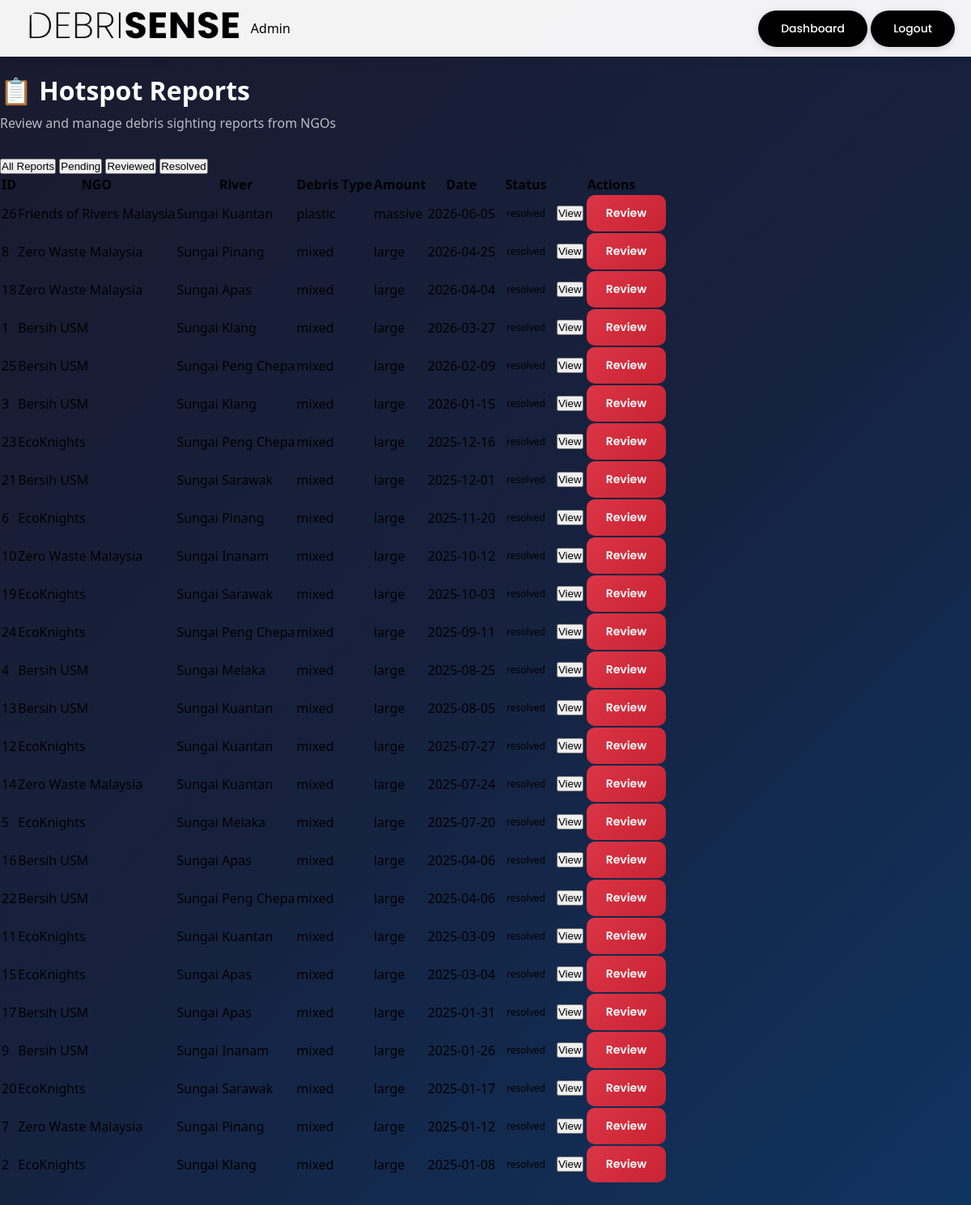
Page /admin/reports (signed in) on the committed database.
### models.py (models this page shows, shortened)
class HotspotReport(db.Model):
    __tablename__ = 'hotspot_reports'
    id = db.Column(db.Integer, primary_key=True)
    user_id = db.Column(db.Integer, db.ForeignKey('users.id'), nullable=True) # NGO User
    river_id = db.Column(db.Integer, db.ForeignKey('rivers.id'), nullable=False)
    debris_type = db.Column(db.String(50), nullable=False)  # plastic, organic, household, industrial, mixed
    estimated_amount = db.Column(db.String(50), nullable=False)  # small, medium, large, massive
    plastic_amount = db.Column(db.Float, nullable=True, default=0.0)
    organic_amount = db.Column(db.Float, nullable=True, default=0.0)
    household_amount = db.Column(db.Float, nullable=True, default=0.0)
    industrial_amount = db.Column(db.Float, nullable=True, default=0.0)
    others_amount = db.Column(db.Float, nullable=True, default=0.0)
    snapshot_rainfall = db.Column(db.Float, nullable=True)
    snapshot_wind_speed = db.Column(db.Float, nullable=True)
    snapshot_tide_level = db.Column(db.Float, nullable=True)
    snapshot_water_flow = db.Column(db.Float, nullable=True)
    snapshot_estimated_payload = db.Column(db.Float, nullable=True)
    description = db.Column(db.Text, nullable=True)
    photo = db.Column(db.String(255), nullable=True)
    latitude = db.Column(db.Float, nullable=True)
    longitude = db.Column(db.Float, nullable=True)
    status = db.Column(db.String(20), default='pending')  # pending, reviewed, resolved
    admin_notes = db.Column(db.Text, nullable=True)
    reviewed_by = db.Column(db.Integer, db.ForeignKey('admins.id'), nullable=True)
    reviewed_at = db.Column(db.DateTime, nullable=True)
    reported_at = db.Column(db.DateTime, default=datetime.utcnow)
    sighting_date = db.Column(db.DateTime, nullable=True)
    user = db.relationship('User', backref=db.backref('hotspot_reports', lazy='dynamic'))
    river = db.relationship('River', backref=db.backref('reports', lazy='dynamic'))

class User(UserMixin, db.Model):
    __tablename__ = 'users'
    id = db.Column(db.Integer, primary_key=True)
    email = db.Column(db.String(150), unique=True, nullable=False, index=True)
    password_hash = db.Column(db.String(256), nullable=False)
    ngo_name = db.Column(db.String(150), nullable=False)
    phone = db.Column(db.String(20), nullable=True)
    address = db.Column(db.Text, nullable=True)
    profile_image = db.Column(db.String(255), nullable=True, default='default_profile.png')
    is_active = db.Column(db.Boolean, default=True)
    is_verified = db.Column(db.Boolean, default=False)
    created_at = db.Column(db.DateTime, default=datetime.utcnow)
    updated_at = db.Column(db.DateTime, default=datetime.utcnow, onupdate=datetime.utcnow)

class River(db.Model):
    __tablename__ = 'rivers'
    id = db.Column(db.Integer, primary_key=True)
    name = db.Column(db.String(150), nullable=False)
    latitude = db.Column(db.Float, nullable=False)
    longitude = db.Column(db.Float, nullable=False)
    info = db.Column(db.Text, nullable=True)
    image = db.Column(db.String(255), nullable=True)
    admin_id = db.Column(db.Integer, db.ForeignKey('admins.id'), nullable=True)
    date_added = db.Column(db.DateTime, default=datetime.utcnow)
    is_active = db.Column(db.Boolean, default=True)
    state = db.Column(db.String(100), nullable=True)  # Malaysian state
    district = db.Column(db.String(100), nullable=True)
    land_use = db.Column(db.String(50), nullable=True, default='urban')

### app.py (the view)
@app.route('/admin/reports')
@admin_required
def admin_reports():
    reports = HotspotReport.query.order_by(HotspotReport.reported_at.desc()).all()
    return render_template('admin_reports.html', reports=reports, admin=current_user)

### app.py (called while the page is built)
@login_manager.user_loader
def load_user(user_id):
    if user_id.startswith('admin_'):
        admin_id = int(user_id.replace('admin_', ''))
        return Admin.query.get(admin_id)
    elif user_id.startswith('user_'):
        ngo_id = int(user_id.replace('user_', ''))
        return User.query.get(ngo_id)
    return None

def admin_required(f):
    @wraps(f)
    def decorated_function(*args, **kwargs):
        if not current_user.is_authenticated:
            if request.path.startswith('/api/'):
                return jsonify({'success': False, 'error': 'Authentication required'}), 401
            flash('Please log in as admin to access this page.', 'warning')
            return redirect(url_for('admin_login'))
        if not isinstance(current_user, Admin):
            if request.path.startswith('/api/'):
                return jsonify({'success': False, 'error': 'Access denied. Admin privileges required.'}), 403
            flash('Access denied. Admin privileges required.', 'error')
            return redirect(url_for('index'))
        return f(*args, **kwargs)
    return decorated_function

### templates/admin_reports.html (shortened to what this page needs)
<!DOCTYPE html>
<html lang="en">
<head>
    <link rel="stylesheet" href="{{ url_for('static', filename='css/style.css') }}">
    <link rel="stylesheet" href="{{ url_for('static', filename='css/admin_pages.css') }}">
</head>
<body class="admin-page">
    <nav class="navbar">
        <div class="navbar-container">
            <div class="navbar-logo">
                <a href="{{ url_for('admin_dashboard') }}">
                    <img src="{{ url_for('static', filename='img/debrisenseLogo.png') }}" alt="DebriSense Logo">
                </a>
                <span class="admin-badge">Admin</span>
            </div>
            <div class="navbar-actions">
                <a href="{{ url_for('admin_dashboard') }}" class="navbar-btn">Dashboard</a>
                <a href="{{ url_for('admin_logout') }}" class="navbar-btn logout-btn">Logout</a>
            </div>
        </div>
    </nav>
    <div class="admin-content">
        <div class="page-header">
            <h1>📋 Hotspot Reports</h1>
            <p>Review and manage debris sighting reports from NGOs</p>
        </div>
        <div class="filter-tabs">
            <button class="filter-tab active" data-status="all">All Reports</button>
            <button class="filter-tab" data-status="pending">Pending</button>
            <button class="filter-tab" data-status="reviewed">Reviewed</button>
            <button class="filter-tab" data-status="resolved">Resolved</button>
        </div>
        <div class="table-container">
            <table class="data-table">
                <thead>
                    <tr>
                        <th>ID</th>
                        <th>NGO</th>
                        <th>River</th>
                        <th>Debris Type</th>
                        <th>Amount</th>
                        <th>Date</th>
                        <th>Status</th>
                        <th>Actions</th>
                    </tr>
                </thead>
                <tbody id="reports-tbody">
                    {% for report in reports %}
                    <tr data-status="{{ report.status }}">
                        <td>{{ report.id }}</td>
                        <td>{{ report.user.ngo_name if report.user else 'Unknown' }}</td>
                        <td>{{ report.river.name if report.river else 'Unknown' }}</td>
                        <td>{{ report.debris_type }}</td>
                        <td>{{ report.estimated_amount }}</td>
                        <td>{{ report.reported_at.strftime('%Y-%m-%d') if report.reported_at else '' }}</td>
                        <td>
                            <span class="status-badge status-{{ report.status }}">{{ report.status }}</span>
                        </td>
                        <td>
                            <button class="btn-action" onclick="viewReport({{ report.id }})">View</button>
                            <button class="btn-action btn-primary" onclick="reviewReport({{ report.id }})">Review</button>
                        </td>
                    </tr>
                    {% endfor %}
                </tbody>
            </table>
        </div>
    </div>
</body>
</html>

### static/css/style.css (style rules this page uses)
* { margin: 0; padding: 0; box-sizing: border-box; }
html, body { min-height: 100%; width: 100%; font-family: 'Segoe UI', Tahoma, Geneva, Verdana, sans-serif; overflow-x: hidden; }
html:not(:has(#map)), body:not(:has(#map)) { overflow-y: auto; }
.navbar { position: fixed; top: 0; left: 0; width: 100%; height: 70px; background: rgba(255, 255, 255, 0.95); box-shadow: 0 2px 10px rgba(0, 0, 0, 0.1); z-index: 1000; -webkit-backdrop-filter: blur(10px); backdrop-filter: blur(10px); }
.navbar-container { display: flex; align-items: center; justify-content: space-between; height: 100%; padding: 0 20px; max-width: 100%; }
.navbar-logo { display: flex; align-items: center; }
.navbar-logo img { height: 50px; width: auto; object-fit: contain; }
.navbar-btn { background-color: #000000; color: #ffffff; font-family: 'Poppins', sans-serif; font-size: 14px; font-weight: 500; padding: 12px 28px; border: none; border-radius: 50px; cursor: pointer; transition: all 0.3s ease; box-shadow: 0 2px 8px rgba(0, 0, 0, 0.15); text-decoration: none; display: inline-flex; align-items: center; justify-content: center; }

### static/css/admin_pages.css (style rules this page uses)
.admin-page { background: linear-gradient(135deg, #1a1a2e 0%, #16213e 50%, #0f3460 100%); min-height: 100vh; }
.admin-content { padding-top: 90px; padding-bottom: 40px; }
.page-header { margin-bottom: 30px; }
.page-header h1 { font-size: 32px; font-weight: 700; color: white; margin-bottom: 8px; }
.page-header p { color: rgba(255, 255, 255, 0.7); font-size: 16px; }
.status-badge { display: inline-block; padding: 4px 12px; border-radius: 20px; font-size: 12px; font-weight: 500; }
.btn-primary { display: inline-flex; align-items: center; gap: 8px; background: linear-gradient(135deg, #dc3545 0%, #c82333 100%); color: white; border: none; padding: 12px 24px; border-radius: 10px; font-size: 14px; font-weight: 600; cursor: pointer; text-decoration: none; transition: transform 0.3s ease, box-shadow 0.3s ease; font-family: 'Poppins', sans-serif; }

### rows in the picture
HotspotReport: id "26", user "Friends of Rivers Malaysia", river "Sungai Kuantan", debris_type "plastic", estimated_amount "massive", reported_at "2026-06-05", status "resolved"
HotspotReport: id "8", user "Zero Waste Malaysia", river "Sungai Pinang", debris_type "mixed", estimated_amount "large", reported_at "2026-04-25", status "resolved"
HotspotReport: id "18", user "Zero Waste Malaysia", river "Sungai Apas", debris_type "mixed", estimated_amount "large", reported_at "2026-04-04", status "resolved"
HotspotReport: id "1", user "Bersih USM", river "Sungai Klang", debris_type "mixed", estimated_amount "large", reported_at "2026-03-27", status "resolved"
HotspotReport: id "25", user "Bersih USM", river "Sungai Peng Chepa", debris_type "mixed", estimated_amount "large", reported_at "2026-02-09", status "resolved"
HotspotReport: id "3", user "Bersih USM", river "Sungai Klang", debris_type "mixed", estimated_amount "large", reported_at "2026-01-15", status "resolved"
HotspotReport: id "23", user "EcoKnights", river "Sungai Peng Chepa", debris_type "mixed", estimated_amount "large", reported_at "2025-12-16", status "resolved"
HotspotReport: id "21", user "Bersih USM", river "Sungai Sarawak", debris_type "mixed", estimated_amount "large", reported_at "2025-12-01", status "resolved"
HotspotReport: id "6", user "EcoKnights", river "Sungai Pinang", debris_type "mixed", estimated_amount "large", reported_at "2025-11-20", status "resolved"
HotspotReport: id "10", user "Zero Waste Malaysia", river "Sungai Inanam", debris_type "mixed", estimated_amount "large", reported_at "2025-10-12", status "resolved"
HotspotReport: id "19", user "EcoKnights", river "Sungai Sarawak", debris_type "mixed", estimated_amount "large", reported_at "2025-10-03", status "resolved"
HotspotReport: id "24", user "EcoKnights", river "Sungai Peng Chepa", debris_type "mixed", estimated_amount "large", reported_at "2025-09-11", status "resolved"
HotspotReport: id "4", user "Bersih USM", river "Sungai Melaka", debris_type "mixed", estimated_amount "large", reported_at "2025-08-25", status "resolved"
HotspotReport: id "13", user "Bersih USM", river "Sungai Kuantan", debris_type "mixed", estimated_amount "large", reported_at "2025-08-05", status "resolved"
HotspotReport: id "12", user "EcoKnights", river "Sungai Kuantan", debris_type "mixed", estimated_amount "large", reported_at "2025-07-27", status "resolved"
HotspotReport: id "14", user "Zero Waste Malaysia", river "Sungai Kuantan", debris_type "mixed", estimated_amount "large", reported_at "2025-07-24", status "resolved"
HotspotReport: id "5", user "EcoKnights", river "Sungai Melaka", debris_type "mixed", estimated_amount "large", reported_at "2025-07-20", status "resolved"
HotspotReport: id "16", user "Bersih USM", river "Sungai Apas", debris_type "mixed", estimated_amount "large", reported_at "2025-04-06", status "resolved"
HotspotReport: id "22", user "Bersih USM", river "Sungai Peng Chepa", debris_type "mixed", estimated_amount "large", reported_at "2025-04-06", status "resolved"
HotspotReport: id "11", user "EcoKnights", river "Sungai Kuantan", debris_type "mixed", estimated_amount "large", reported_at "2025-03-09", status "resolved"
HotspotReport: id "15", user "EcoKnights", river "Sungai Apas", debris_type "mixed", estimated_amount "large", reported_at "2025-03-04", status "resolved"
HotspotReport: id "17", user "Bersih USM", river "Sungai Apas", debris_type "mixed", estimated_amount "large", reported_at "2025-01-31", status "resolved"
HotspotReport: id "9", user "Bersih USM", river "Sungai Inanam", debris_type "mixed", estimated_amount "large", reported_at "2025-01-26", status "resolved"
HotspotReport: id "20", user "EcoKnights", river "Sungai Sarawak", debris_type "mixed", estimated_amount "large", reported_at "2025-01-17", status "resolved"
HotspotReport: id "7", user "Zero Waste Malaysia", river "Sungai Pinang", debris_type "mixed", estimated_amount "large", reported_at "2025-01-12", status "resolved"
HotspotReport: id "2", user "EcoKnights", river "Sungai Klang", debris_type "mixed", estimated_amount "large", reported_at "2025-01-08", status "resolved"
